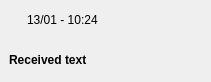
<?xml version="1.0" encoding="UTF-8"?>
<ui version="4.0">
 <class>HistoryElementView</class>
 <widget class="QWidget" name="HistoryElementView">
  <property name="geometry">
   <rect>
    <x>0</x>
    <y>0</y>
    <width>211</width>
    <height>82</height>
   </rect>
  </property>
  <property name="windowTitle">
   <string>Form</string>
  </property>
  <property name="toolTip">
   <string/>
  </property>
  <layout class="QVBoxLayout" name="verticalLayout">
   <property name="leftMargin">
    <number>9</number>
   </property>
   <property name="topMargin">
    <number>2</number>
   </property>
   <property name="rightMargin">
    <number>9</number>
   </property>
   <property name="bottomMargin">
    <number>5</number>
   </property>
   <item>
    <widget class="QStackedWidget" name="stackedWidget">
     <property name="currentIndex">
      <number>1</number>
     </property>
     <widget class="QWidget" name="filePage">
      <layout class="QVBoxLayout" name="verticalLayout_2">
       <property name="leftMargin">
        <number>0</number>
       </property>
       <property name="topMargin">
        <number>0</number>
       </property>
       <property name="rightMargin">
        <number>0</number>
       </property>
       <property name="bottomMargin">
        <number>0</number>
       </property>
       <item>
        <layout class="QHBoxLayout" name="horizontalLayout">
         <item>
          <widget class="QLabel" name="fileIcon">
           <property name="text">
            <string/>
           </property>
           <property name="pixmap">
            <pixmap resource="../resources.qrc">:/images/folder-horizontal-open.png</pixmap>
           </property>
          </widget>
         </item>
         <item>
          <spacer name="horizontalSpacer">
           <property name="orientation">
            <enum>Qt::Horizontal</enum>
           </property>
           <property name="sizeType">
            <enum>QSizePolicy::Fixed</enum>
           </property>
           <property name="sizeHint" stdset="0">
            <size>
             <width>5</width>
             <height>20</height>
            </size>
           </property>
          </spacer>
         </item>
         <item>
          <widget class="QLabel" name="fileDate">
           <property name="text">
            <string>13/01 - 10:24</string>
           </property>
          </widget>
         </item>
         <item>
          <spacer name="horizontalSpacer_2">
           <property name="orientation">
            <enum>Qt::Horizontal</enum>
           </property>
           <property name="sizeHint" stdset="0">
            <size>
             <width>40</width>
             <height>20</height>
            </size>
           </property>
          </spacer>
         </item>
         <item>
          <widget class="QLabel" name="fileSize">
           <property name="font">
            <font>
             <weight>50</weight>
             <bold>false</bold>
            </font>
           </property>
           <property name="text">
            <string>10 Mo</string>
           </property>
          </widget>
         </item>
        </layout>
       </item>
       <item>
        <layout class="QHBoxLayout" name="horizontalLayout_2">
         <property name="bottomMargin">
          <number>0</number>
         </property>
         <item>
          <widget class="QLabel" name="fileName">
           <property name="font">
            <font>
             <weight>75</weight>
             <bold>true</bold>
            </font>
           </property>
           <property name="text">
            <string>filename.jpg</string>
           </property>
           <property name="wordWrap">
            <bool>true</bool>
           </property>
           <property name="margin">
            <number>0</number>
           </property>
          </widget>
         </item>
         <item>
          <spacer name="horizontalSpacer_3">
           <property name="orientation">
            <enum>Qt::Horizontal</enum>
           </property>
           <property name="sizeHint" stdset="0">
            <size>
             <width>5</width>
             <height>20</height>
            </size>
           </property>
          </spacer>
         </item>
        </layout>
       </item>
       <item>
        <layout class="QHBoxLayout" name="horizontalLayout_3">
         <item>
          <widget class="QProgressBar" name="progressBar">
           <property name="styleSheet">
            <string notr="true">QProgressBar {
    border: 0px solid grey;
    max-height: 7px;
}</string>
           </property>
           <property name="value">
            <number>0</number>
           </property>
           <property name="textVisible">
            <bool>false</bool>
           </property>
           <property name="format">
            <string/>
           </property>
          </widget>
         </item>
         <item>
          <widget class="QPushButton" name="cancelButton">
           <property name="minimumSize">
            <size>
             <width>17</width>
             <height>17</height>
            </size>
           </property>
           <property name="maximumSize">
            <size>
             <width>17</width>
             <height>17</height>
            </size>
           </property>
           <property name="toolTip">
            <string>Annuler le transfert</string>
           </property>
           <property name="styleSheet">
            <string notr="true">QPushButton#cancelButton
{
	background: url(:/images/cross_gray.png) no-repeat right top;
}

QPushButton#cancelButton:hover
{
	background: url(:/images/cross_red.png) no-repeat right top;
}

QPushButton:flat {
     border: none; /* no border for a flat push button */
 }</string>
           </property>
           <property name="text">
            <string/>
           </property>
           <property name="flat">
            <bool>true</bool>
           </property>
          </widget>
         </item>
        </layout>
       </item>
      </layout>
     </widget>
     <widget class="QWidget" name="textPage">
      <layout class="QVBoxLayout" name="verticalLayout_3">
       <property name="leftMargin">
        <number>0</number>
       </property>
       <property name="topMargin">
        <number>0</number>
       </property>
       <property name="rightMargin">
        <number>0</number>
       </property>
       <property name="bottomMargin">
        <number>0</number>
       </property>
       <item>
        <layout class="QHBoxLayout" name="horizontalLayout_4">
         <item>
          <widget class="QLabel" name="fileIcon_2">
           <property name="text">
            <string/>
           </property>
           <property name="pixmap">
            <pixmap resource="../resources.qrc">:/images/script-text.png</pixmap>
           </property>
          </widget>
         </item>
         <item>
          <spacer name="horizontalSpacer_4">
           <property name="orientation">
            <enum>Qt::Horizontal</enum>
           </property>
           <property name="sizeType">
            <enum>QSizePolicy::Fixed</enum>
           </property>
           <property name="sizeHint" stdset="0">
            <size>
             <width>5</width>
             <height>20</height>
            </size>
           </property>
          </spacer>
         </item>
         <item>
          <widget class="QLabel" name="textDate">
           <property name="text">
            <string>13/01 - 10:24</string>
           </property>
          </widget>
         </item>
         <item>
          <spacer name="horizontalSpacer_5">
           <property name="orientation">
            <enum>Qt::Horizontal</enum>
           </property>
           <property name="sizeHint" stdset="0">
            <size>
             <width>40</width>
             <height>20</height>
            </size>
           </property>
          </spacer>
         </item>
        </layout>
       </item>
       <item>
        <layout class="QHBoxLayout" name="horizontalLayout_6">
         <item>
          <widget class="QLabel" name="text">
           <property name="sizePolicy">
            <sizepolicy hsizetype="Preferred" vsizetype="Preferred">
             <horstretch>0</horstretch>
             <verstretch>0</verstretch>
            </sizepolicy>
           </property>
           <property name="font">
            <font>
             <weight>75</weight>
             <bold>true</bold>
            </font>
           </property>
           <property name="text">
            <string>Received text</string>
           </property>
           <property name="wordWrap">
            <bool>true</bool>
           </property>
           <property name="margin">
            <number>0</number>
           </property>
          </widget>
         </item>
        </layout>
       </item>
      </layout>
     </widget>
     <widget class="QWidget" name="urlPage">
      <layout class="QVBoxLayout" name="verticalLayout_4">
       <property name="leftMargin">
        <number>0</number>
       </property>
       <property name="topMargin">
        <number>0</number>
       </property>
       <property name="rightMargin">
        <number>0</number>
       </property>
       <property name="bottomMargin">
        <number>0</number>
       </property>
       <item>
        <layout class="QHBoxLayout" name="horizontalLayout_7">
         <item>
          <widget class="QLabel" name="fileIcon_3">
           <property name="text">
            <string/>
           </property>
           <property name="pixmap">
            <pixmap resource="../resources.qrc">:/images/link.png</pixmap>
           </property>
          </widget>
         </item>
         <item>
          <spacer name="horizontalSpacer_6">
           <property name="orientation">
            <enum>Qt::Horizontal</enum>
           </property>
           <property name="sizeType">
            <enum>QSizePolicy::Fixed</enum>
           </property>
           <property name="sizeHint" stdset="0">
            <size>
             <width>5</width>
             <height>20</height>
            </size>
           </property>
          </spacer>
         </item>
         <item>
          <widget class="QLabel" name="urlDate">
           <property name="text">
            <string>13/01 - 10:24</string>
           </property>
          </widget>
         </item>
         <item>
          <spacer name="horizontalSpacer_7">
           <property name="orientation">
            <enum>Qt::Horizontal</enum>
           </property>
           <property name="sizeHint" stdset="0">
            <size>
             <width>40</width>
             <height>20</height>
            </size>
           </property>
          </spacer>
         </item>
        </layout>
       </item>
       <item>
        <layout class="QHBoxLayout" name="horizontalLayout_8">
         <item>
          <widget class="QLabel" name="url">
           <property name="sizePolicy">
            <sizepolicy hsizetype="Preferred" vsizetype="Preferred">
             <horstretch>0</horstretch>
             <verstretch>0</verstretch>
            </sizepolicy>
           </property>
           <property name="font">
            <font>
             <weight>75</weight>
             <bold>true</bold>
            </font>
           </property>
           <property name="text">
            <string>Received url</string>
           </property>
           <property name="wordWrap">
            <bool>true</bool>
           </property>
           <property name="margin">
            <number>0</number>
           </property>
           <property name="openExternalLinks">
            <bool>true</bool>
           </property>
          </widget>
         </item>
        </layout>
       </item>
      </layout>
     </widget>
    </widget>
   </item>
  </layout>
 </widget>
 <resources>
  <include location="../resources.qrc"/>
 </resources>
 <connections/>
</ui>
